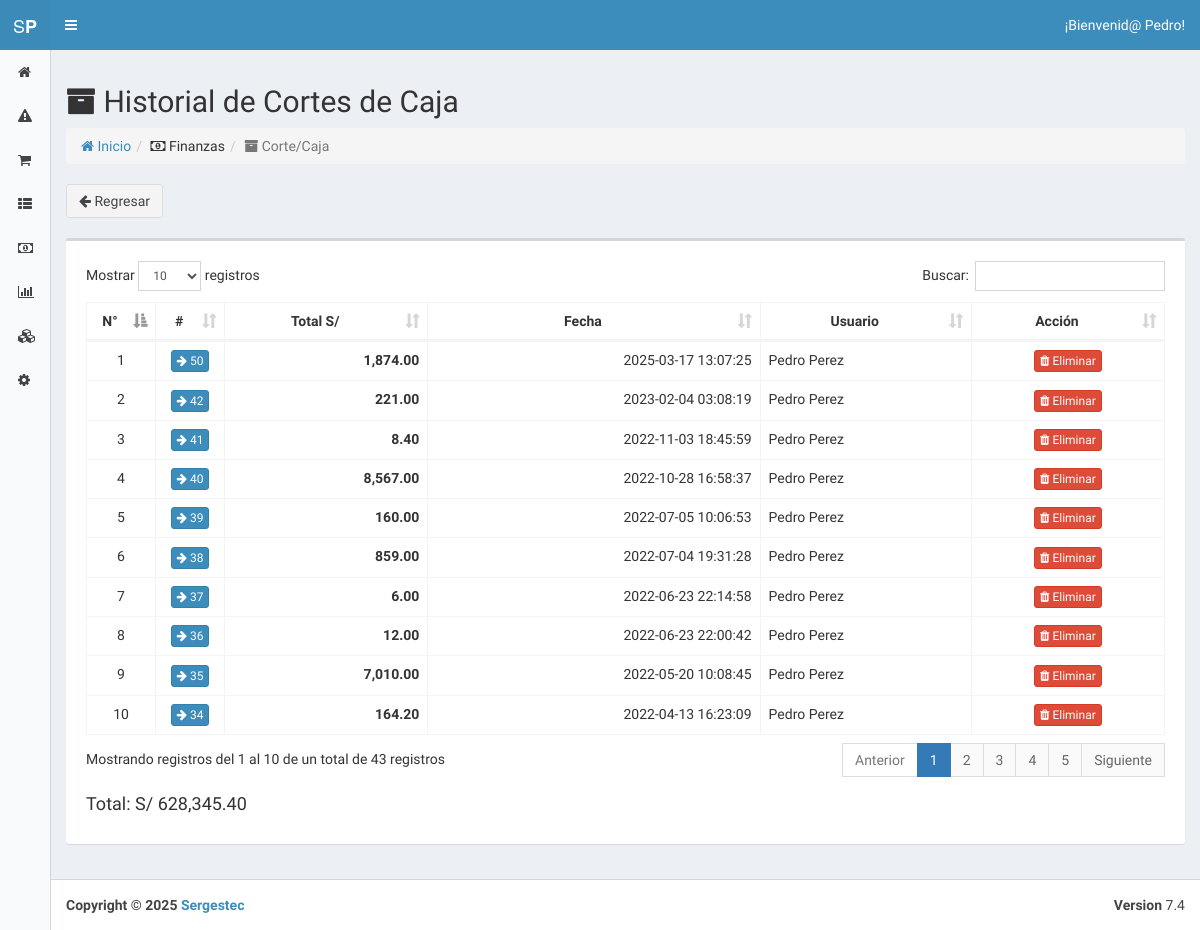
/index.php?view=box_history (signed in), run on the app's committed database.
### tables this page shows
CREATE TABLE `configuration` (
  `id` int(11) NOT NULL,
  `short` varchar(255) NOT NULL,
  `name` varchar(255) NOT NULL,
  `kind` int(11) NOT NULL,
  `val` varchar(255) NOT NULL
);

CREATE TABLE `box` (
  `id` int(11) NOT NULL,
  `user_id` int(11) NOT NULL,
  `created_at` datetime DEFAULT NULL
);

CREATE TABLE `user` (
  `id` int(11) NOT NULL,
  `name` varchar(50) NOT NULL,
  `lastname` varchar(50) NOT NULL,
  `username` varchar(50) NOT NULL,
  `email` varchar(255) DEFAULT NULL,
  `password` varchar(60) NOT NULL,
  `image` varchar(255) DEFAULT NULL,
  `is_active` tinyint(1) NOT NULL DEFAULT '1',
  `is_admin` tinyint(1) NOT NULL DEFAULT '0',
  `counter` int(11) NOT NULL,
  `created_at` datetime NOT NULL
);

### core/controller/Lb.php (called while the page is built, shortened)
<?php
class Lb {
	public function start(){
		include "core/app/init.php";
	}
}
?>

### index.php (called while the page is built, shortened)
<?php
	$lb = new Lb();
	$lb->start();
?>

### core/controller/Model.php (called while the page is built, shortened)
<?php
class Model {
	public static function exists($modelname){
		$fullpath = self::getFullpath($modelname);
		$found=false;
		if(file_exists($fullpath)){
			$found = true;
		}
		return $found;
	}
	public static function getFullpath($modelname){
		return Core::$root."core/app/model/".$modelname.".php";
	}
	public static function many($query,$aclass){
		$cnt = 0;
		$array = array();
		while($r = $query->fetch_array()){
			$array[$cnt] = new $aclass;
			$cnt2=1;
			foreach ($r as $key => $v) {
				if($cnt2>0 && $cnt2%2==0){
					$array[$cnt]->$key = $v;
				}
				$cnt2++;
			}
			$cnt++;
		}
		return $array;
	}
	public static function one($query,$aclass){
		$found = null;
		$data = new $aclass;
		while($r = $query->fetch_array()){
			$cnt=1;
			foreach ($r as $key => $v) {
				if($cnt>0 && $cnt%2==0){
					$data->$key = $v;
				}
				$cnt++;
			}
			$found = $data;
			break;
		}
		return $found;
	}
}
?>

### core/controller/Executor.php (called while the page is built, shortened)
<?php
class Executor {
	public static function doit($sql){
		$con = Database::getCon();
		return array($con->query($sql),$con->insert_id);
	}
}
?>

### core/app/model/BoxData.php (called while the page is built, shortened)
<?php
	class BoxData {
		public static $tablename = "box";
		public function __construct(){
			$this->user_id = "";
		}
		public function getUser(){ return UserData::getById($this->user_id); }
		public static function getAll(){
			$sql = "select * from ".self::$tablename." order by id desc";
			$query = Executor::doit($sql);
			$array = array();
			$cnt = 0;
			while($r = $query[0]->fetch_array()){
				$array[$cnt] = new BoxData();
				$array[$cnt]->id = $r['id'];
				$array[$cnt]->user_id = $r['user_id'];
				$array[$cnt]->created_at = $r['created_at'];
				$cnt++;
			}
			return $array;
		}
	}
?>

### core/app/model/ConfigurationData.php (called while the page is built, shortened)
<?php
	class ConfigurationData {
		public static $tablename = "configuration";
		public static function getByPreffix($id){
			$sql = "select * from ".self::$tablename." where short=\"$id\"";
			$query = Executor::doit($sql);
			return Model::one($query[0],new ConfigurationData());
		}
	}
?>

### core/app/model/SellData.php (called while the page is built, shortened)
<?php
	class SellData {
		public static $tablename = "sell";
		public static function getByBoxId($id){
			$sql = "select * from ".self::$tablename." where operation_type_id=2 and box_id=$id order by id desc";
			$query = Executor::doit($sql);
			return Model::many($query[0],new SellData());
		}
	}
?>

### core/app/model/OperationData.php (called while the page is built, shortened)
<?php
	class OperationData {
		public static $tablename = "operation";
		public function __construct(){
			$this->product_id = "";
		}
		public function getProduct(){ return ProductData::getById($this->product_id);}
		public static function getAllProductsBySellId($sell_id){
			$sql = "select * from ".self::$tablename." where sell_id=$sell_id order by created_at desc";
			$query = Executor::doit($sql);
			return Model::many($query[0],new OperationData());
		}
	}
?>

### core/app/model/ProductData.php (called while the page is built, shortened)
<?php
	class ProductData {
		public static $tablename = "product";
		public static function getById($id){
			$sql = "select * from ".self::$tablename." where id=$id";
			$query = Executor::doit($sql);
			return Model::one($query[0],new ProductData());
		}
	}
?>

### core/app/model/UserData.php (called while the page is built, shortened)
<?php
	class UserData {
		public static $tablename = "user";
		public static function getById($id){
			$sql = "select * from ".self::$tablename." where id=$id";
			$query = Executor::doit($sql);
			return Model::one($query[0],new UserData());
		}
	}
?>

### core/app/view/box_history-view.php (the view, shortened to what this page needs)
<section class="content">
	<?php $currency = ConfigurationData::getByPreffix("currency")->val; ?>
	<div class="row">
		<div class="col-md-12">
			<h2><i class='fa fa-archive'></i> Historial de Cortes de Caja</h2>
			<ol class="breadcrumb">
			   <li><a href="index.php?view=home"><i class="fa fa-home"></i> Inicio</a></li><li><i class="fa fa-money"></i> Finanzas</li><li class="active"><i class="fa fa-archive"></i> Corte/Caja</li>
			</ol>
			<a href="index.php?view=box" class="btn btn-default"><i class="fa fa-arrow-left"></i> Regresar</a>
			<div class="clearfix"></div><br>
			<?php $boxes = BoxData::getAll();
			if(count($boxes)>0){
			$total_total = 0; ?>
			<div class="box">
	  			<div class="box-body no-padding">
	  				<div class="box-body">
						<div class="box-body table-responsive">
							<table class="table table-bordered datatable table-hover	">
								<thead>
									<th style="text-align: center; width: 30px;">N°</th>
									<th style="text-align: center; width: 30px;">#</th>
									<th style="text-align: center;">Total&nbsp;<?php echo $currency; ?></th>
									<th style="text-align: center;">Fecha</th>
									<th style="text-align: center;">Usuario</th>
									<th style="text-align: center;">Acción</th>
								</thead>
								<?php for($number=0; $number<1; $number++);
								foreach($boxes as $box):
								$sells = SellData::getByBoxId($box->id);
								$user = $box->getUser(); ?>
								<tr>
									<td style="text-align: center;"><?php echo $number; ?></td> <?php $number++; ?>
									<td style="text-align: center;"><a href="./index.php?view=b&id=<?php echo $box->id; ?>" class="btn btn-primary btn-xs"><i class="fa fa-arrow-right"></i> <?php echo $box->id; ?></a></td>
									<td style="text-align: right;"><b><?php $total=0;
										foreach($sells as $sell){
										$operations = OperationData::getAllProductsBySellId($sell->id);
											foreach($operations as $operation){
												$product  = $operation->getProduct();
												$total += $operation->q*$product->price_out;
											}
										}
									$total_total += $total;
									echo number_format($total,2,".",","); ?></b></td>
									<td style="text-align: right;"><?php echo $box->created_at; ?></td>
									<td><?php echo $user->name.' '.$user->lastname; ?></td>
									<td style="text-align: center;"><a href="index.php?action=box_del&id=<?php echo $box->id; ?>" class="btn btn-xs btn-danger" onclick="return confirm('¿Está seguro de eliminar?')" ><i class="fa fa-trash" ></i> Eliminar</a></td>
								</tr>
							<?php endforeach; ?>
							</table>
							<h4>Total: <?php echo $currency." ".number_format($total_total,2,".",","); ?></h4>
						</div>
					</div>
				</div>
			</div>
			<?php } ?>
		</div>
	</div>
</section>

### data on the page
configuration: val "S/"
box: id "50", total "1,874.00", created_at "2025-03-17 13:07:25", user.name "Pedro", user.lastname "Perez"
box: id "42", total "221.00", created_at "2023-02-04 03:08:19", user.name "Pedro", user.lastname "Perez"
box: id "41", total "8.40", created_at "2022-11-03 18:45:59", user.name "Pedro", user.lastname "Perez"
box: id "40", total "8,567.00", created_at "2022-10-28 16:58:37", user.name "Pedro", user.lastname "Perez"
box: id "39", total "160.00", created_at "2022-07-05 10:06:53", user.name "Pedro", user.lastname "Perez"
box: id "38", total "859.00", created_at "2022-07-04 19:31:28", user.name "Pedro", user.lastname "Perez"
box: id "37", total "6.00", created_at "2022-06-23 22:14:58", user.name "Pedro", user.lastname "Perez"
box: id "36", total "12.00", created_at "2022-06-23 22:00:42", user.name "Pedro", user.lastname "Perez"
box: id "35", total "7,010.00", created_at "2022-05-20 10:08:45", user.name "Pedro", user.lastname "Perez"
box: id "34", total "164.20", created_at "2022-04-13 16:23:09", user.name "Pedro", user.lastname "Perez"

### other printed values
UserData::getById($_SESSION["user_id"])->name "Pedro"
$total_total "628,345.40"
Date("Y") "2025"
